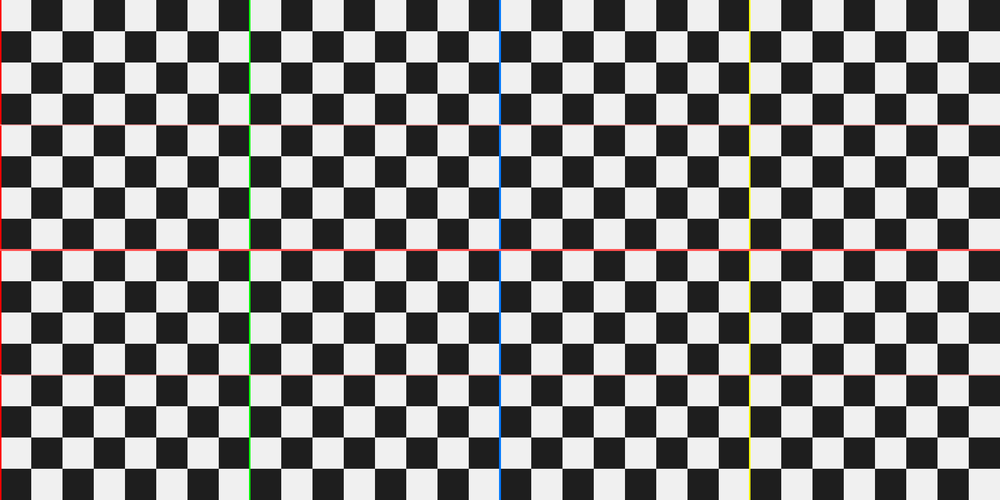
#> input picture sky_projections/checkerboard_equirect.png, 1000 x 500 px, shrunk from 2048 x 1024 before the run
$ python plot_triangles_on_cylindrical.py
#> lines starting #> are read from the running program, lines starting #| are printed output that depends on the picture
### sky_projections/icosphere_mesh.py
from __future__ import annotations

from typing import Tuple

import numpy as np


def _normalize_rows(x: np.ndarray) -> np.ndarray:
    n = np.linalg.norm(x, axis=1, keepdims=True)
    n = np.maximum(n, 1e-12)
    return x / n


def _base_icosahedron() -> Tuple[np.ndarray, np.ndarray]:
    phi = (1.0 + np.sqrt(5.0)) * 0.5
    v = np.array(
        [
            [-1, +phi, 0],
            [+1, +phi, 0],
            [-1, -phi, 0],
            [+1, -phi, 0],
            [0, -1, +phi],
            [0, +1, +phi],
            [0, -1, -phi],
            [0, +1, -phi],
            [+phi, 0, -1],
            [+phi, 0, +1],
            [-phi, 0, -1],
            [-phi, 0, +1],
        ],
        dtype=float,
    )
    f = np.array(
        [
            [0, 11, 5],
            [0, 5, 1],
            [0, 1, 7],
            [0, 7, 10],
            [0, 10, 11],
            [1, 5, 9],
            [5, 11, 4],
            [11, 10, 2],
            [10, 7, 6],
            [7, 1, 8],
            [3, 9, 4],
            [3, 4, 2],
            [3, 2, 6],
            [3, 6, 8],
            [3, 8, 9],
            [4, 9, 5],
            [2, 4, 11],
            [6, 2, 10],
            [8, 6, 7],
            [9, 8, 1],
        ],
        dtype=np.int32,
    )
    return _normalize_rows(v), f


def _subdivide(points: np.ndarray, faces: np.ndarray) -> Tuple[np.ndarray, np.ndarray]:
    midpoint_cache: dict[tuple[int, int], int] = {}
    pts = points.tolist()
    new_faces = []

    def midpoint_index(i: int, j: int) -> int:
        key = (i, j) if i < j else (j, i)
        if key in midpoint_cache:
            return midpoint_cache[key]
        p = 0.5 * (points[i] + points[j])
        p = p / max(np.linalg.norm(p), 1e-12)
        idx = len(pts)
        pts.append(p.tolist())
        midpoint_cache[key] = idx
        return idx

    for tri in faces:
        i0, i1, i2 = int(tri[0]), int(tri[1]), int(tri[2])
        a = midpoint_index(i0, i1)
        b = midpoint_index(i1, i2)
        c = midpoint_index(i2, i0)
        new_faces.extend(
            [
                [i0, a, c],
                [i1, b, a],
                [i2, c, b],
                [a, b, c],
            ]
        )
    return np.asarray(pts, dtype=float), np.asarray(new_faces, dtype=np.int32)


def build_icosphere(subdivisions: int) -> Tuple[np.ndarray, np.ndarray]:
    points, faces = _base_icosahedron()
    for _ in range(max(0, int(subdivisions))):
        points, faces = _subdivide(points, faces)
    return _normalize_rows(points), faces


def xyz_to_uv(points: np.ndarray, flip_v: bool = False) -> np.ndarray:
    x = points[:, 0]
    y = points[:, 1]
    z = np.clip(points[:, 2], -1.0, 1.0)
    lon = np.arctan2(y, x)
    lat = np.arcsin(z)
    u = (lon + np.pi) / (2.0 * np.pi)
    v = 0.5 - (lat / np.pi)
    if flip_v:
        v = 1.0 - v
    return np.stack([u, v], axis=1)

### sky_projections/plot_triangles_on_cylindrical.py
from __future__ import annotations

import argparse
from pathlib import Path
import sys

import matplotlib.pyplot as plt
import numpy as np

try:
    from sky_projections.icosphere_mesh import build_icosphere, xyz_to_uv
except ModuleNotFoundError:
    PROJECT_ROOT = Path(__file__).resolve().parent.parent
    if str(PROJECT_ROOT) not in sys.path:
        sys.path.insert(0, str(PROJECT_ROOT))
    from sky_projections.icosphere_mesh import build_icosphere, xyz_to_uv


def _load_rgb_image(path: Path) -> np.ndarray:
    try:
        from PIL import Image  # type: ignore

        return np.asarray(Image.open(path).convert("RGB"), dtype=np.uint8)
#> returned value is the input picture: shape (500, 1000, 3); mean R, G, B 135.7, 135, 134.5
    except Exception:
        arr = np.asarray(plt.imread(str(path)))
        if arr.ndim == 2:
            arr = np.repeat(arr[:, :, None], 3, axis=2)
        if arr.shape[2] > 3:
            arr = arr[:, :, :3]
        if arr.dtype != np.uint8:
            arr = np.clip(arr * 255.0, 0.0, 255.0).astype(np.uint8)
        return arr


def _unwrap_uv_for_face(uv3: np.ndarray) -> np.ndarray:
    out = np.asarray(uv3, dtype=float).copy()
    u = out[:, 0]
    if float(np.max(u) - np.min(u)) > 0.5:
        u = np.where(u < 0.5, u + 1.0, u)
        out[:, 0] = u
    return out


def _parse_args() -> argparse.Namespace:
    p = argparse.ArgumentParser(
        description="Display icosphere triangles on top of a 2D cylindrical/equirectangular image."
    )
    p.add_argument(
        "--image",
        type=Path,
        default=Path(__file__).resolve().parent / "checkerboard_equirect.png",
        help="Path to cylindrical/equirectangular image.",
    )
    p.add_argument("--subdivisions", type=int, default=2, help="Icosphere subdivisions.")
    p.add_argument("--flip-v", action="store_true", help="Flip V if needed for your image convention.")
    p.add_argument("--line-color", default="red", help="Triangle edge color.")
    p.add_argument("--line-width", type=float, default=1.0)
    p.add_argument("--alpha", type=float, default=0.8)
    return p.parse_args()


def main() -> None:
    args = _parse_args()
    if not args.image.exists():
        raise FileNotFoundError(f"Image not found: {args.image}")

    img = _load_rgb_image(args.image)
    h, w, _ = img.shape
#> h = 500; w = 1000
    verts, faces = build_icosphere(subdivisions=int(args.subdivisions))
    uv = xyz_to_uv(verts, flip_v=bool(args.flip_v))

    fig, ax = plt.subplots(figsize=(12, 6), constrained_layout=True)
    ax.imshow(img, origin="upper", extent=[0.0, 1.0, 1.0, 0.0])

    for tri in faces:
        idx = np.asarray(tri, dtype=int)
        uv3 = _unwrap_uv_for_face(uv[idx])
        u = uv3[:, 0]
        v = uv3[:, 1]
        for k in range(3):
            u0, v0 = u[k], v[k]
            u1, v1 = u[(k + 1) % 3], v[(k + 1) % 3]
            # Draw wrapped and primary copies so seam-crossing edges appear continuous.
            for off in (-1.0, 0.0, 1.0):
                ax.plot(
                    [u0 + off, u1 + off],
                    [v0, v1],
                    color=args.line_color,
                    lw=float(args.line_width),
                    alpha=float(args.alpha),
                )

    ax.set_xlim(0.0, 1.0)
    ax.set_ylim(1.0, 0.0)
    ax.set_xlabel("u (longitude / 2pi)")
    ax.set_ylabel("v (latitude)")
    ax.set_title(f"Icosphere Triangles on Cylindrical Projection ({args.image.name}, subdiv={int(args.subdivisions)})")
    plt.show()
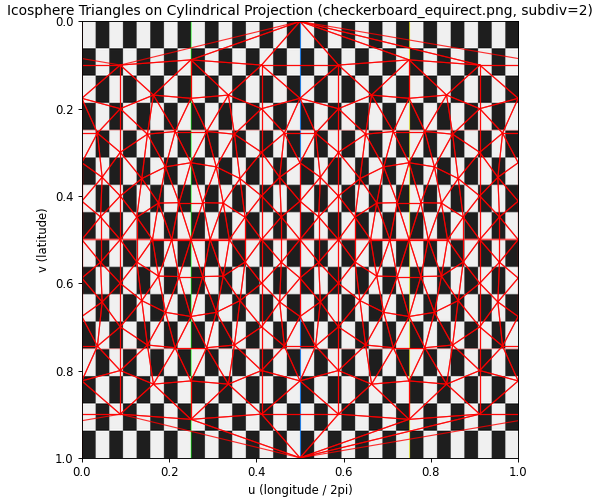
#> figure drawn by matplotlib, 1 panel


if __name__ == "__main__":
    main()
